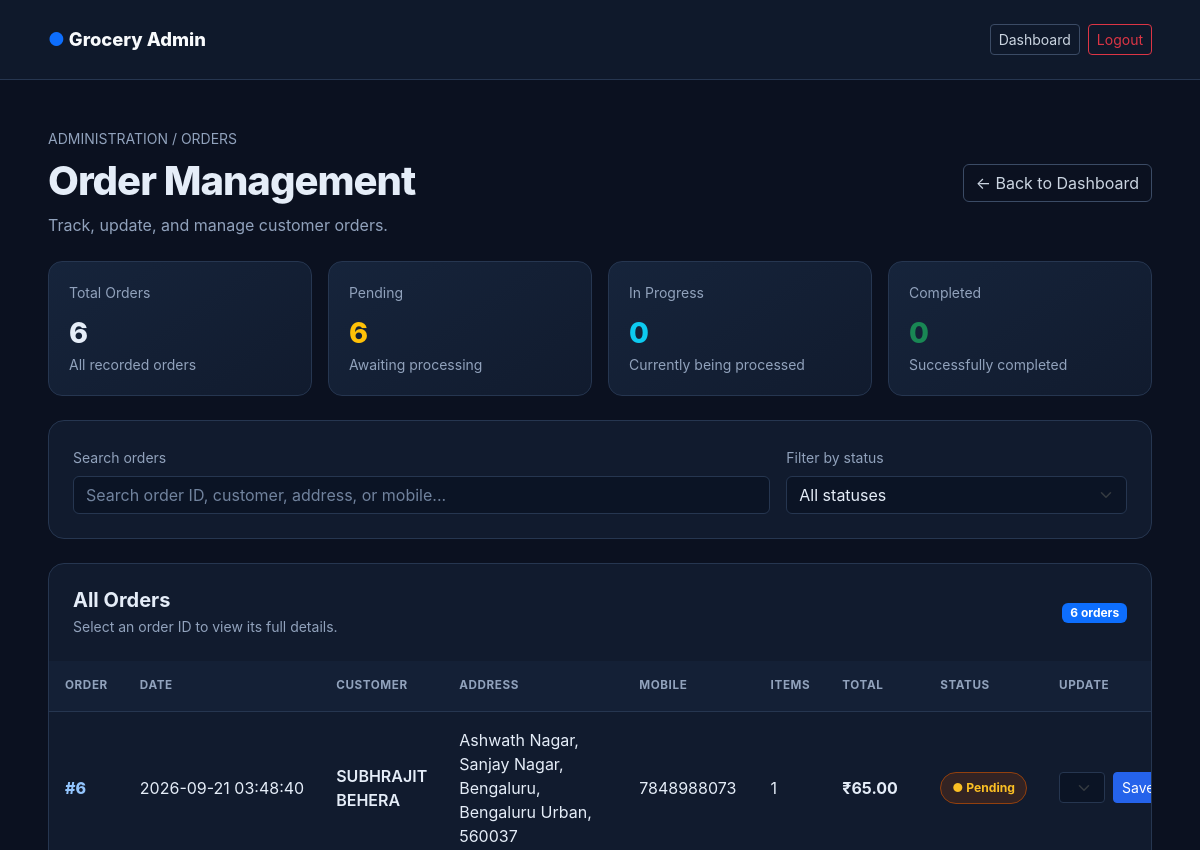
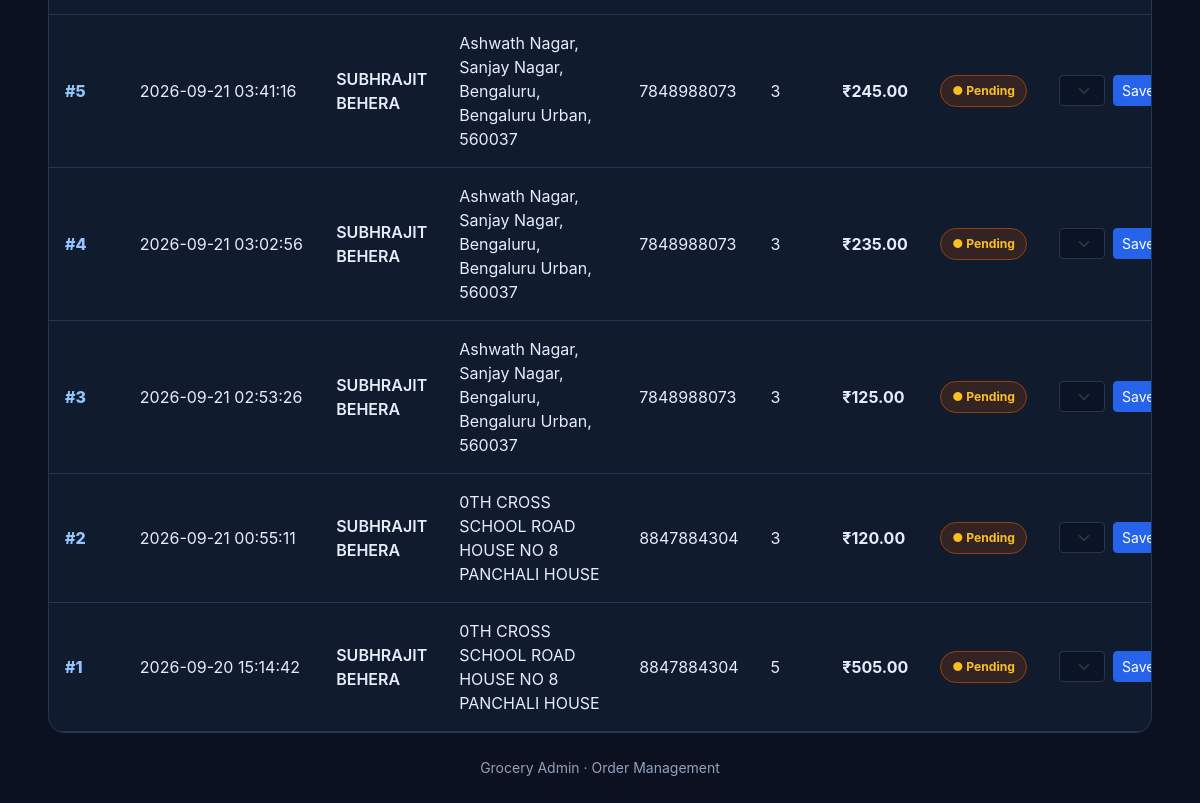
The page /admin/orders (signed in) on the database as committed earlier (2 pictures, top to bottom).
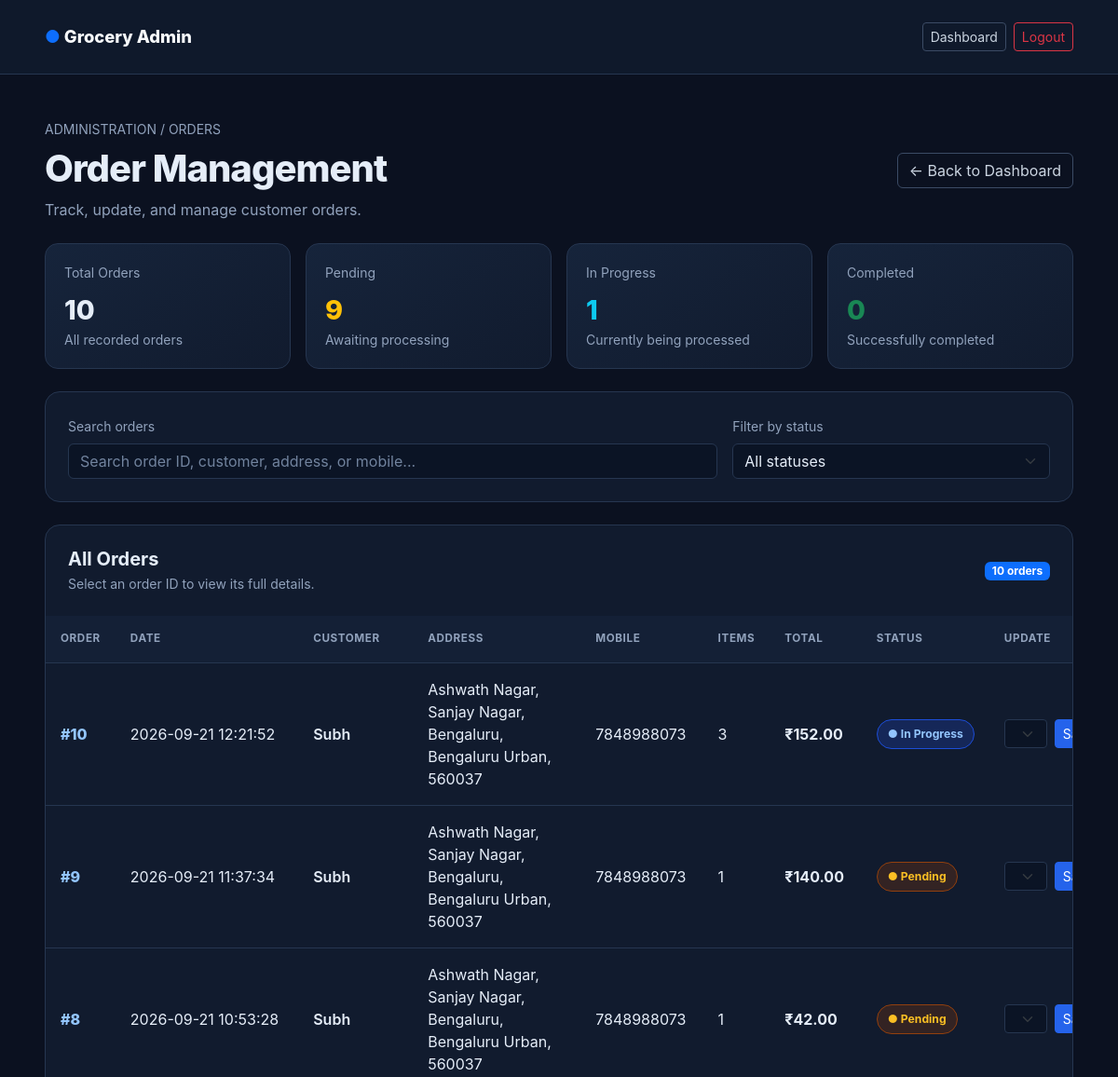
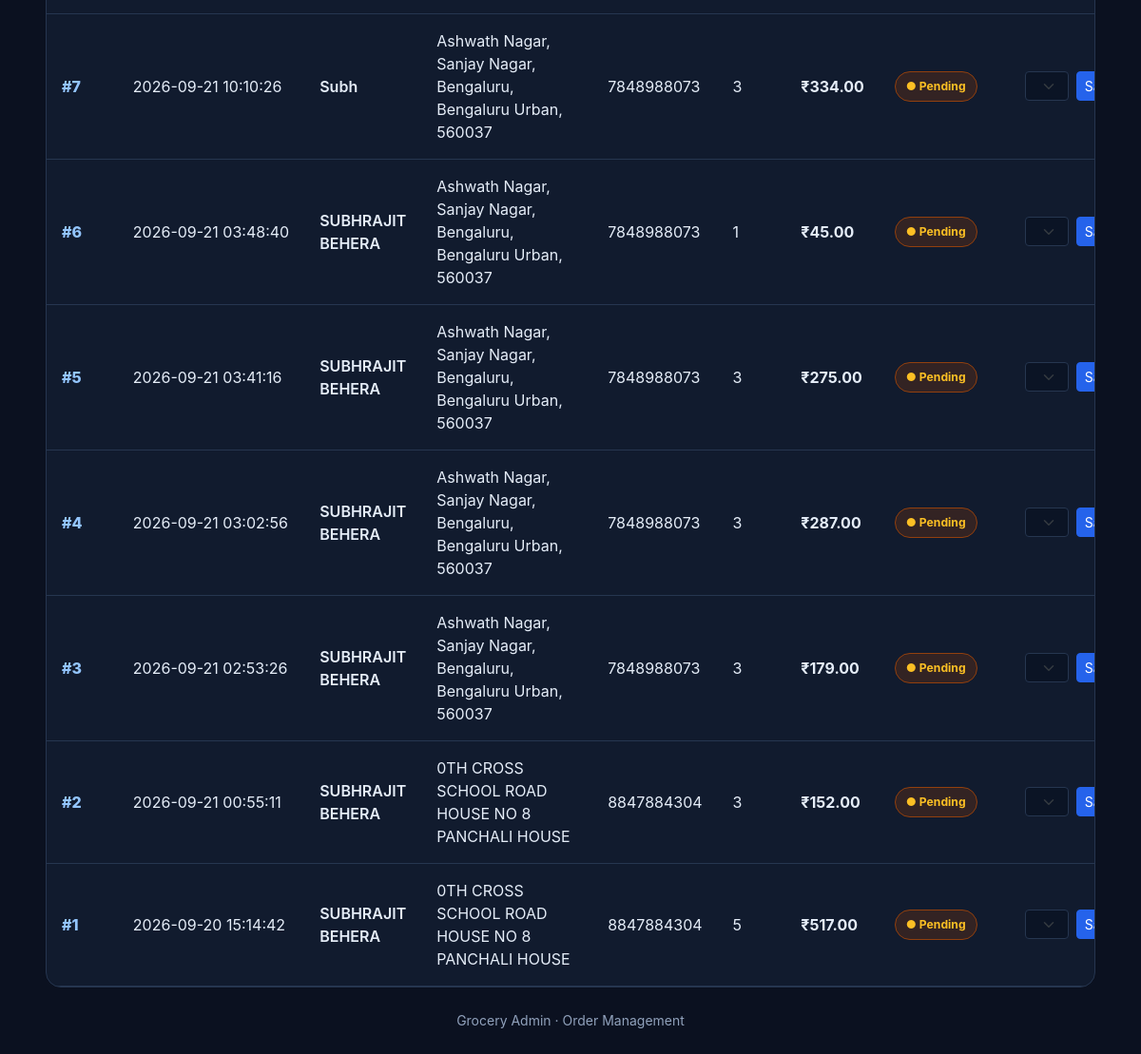
The same page on the database as committed later (2 pictures, top to bottom).
### tables this page shows
CREATE TABLE orders (
                    id INTEGER PRIMARY KEY AUTOINCREMENT,
                    customer_name TEXT NOT NULL,
                    customer_address TEXT NOT NULL,
                    mobile TEXT NOT NULL,
                    date TEXT NOT NULL,
                    status TEXT DEFAULT 'Pending');

### app.py (the view)
@app.route("/admin/orders")
@admin_required
def admin_orders():
    conn = get_db_connection()
    c = conn.cursor()
    c.execute("""
        SELECT
            orders.id,
            orders.date,
            orders.customer_name,
            orders.customer_address,
            orders.mobile,
            COALESCE(orders.status, 'Pending'),
            COUNT(order_items.id) AS item_count,
            COALESCE(
                SUM(order_items.quantity * items.price),
                0
            ) AS total
        FROM orders
        LEFT JOIN order_items
            ON orders.id = order_items.order_id
        LEFT JOIN items
            ON order_items.item_id = items.id
        GROUP BY orders.id
        ORDER BY orders.date DESC, orders.id DESC
    """)
    orders = c.fetchall()
    conn.close()
    return render_template(
        "orders.html",
        orders=orders,
        valid_statuses=VALID_ORDER_STATUSES
    )

### app.py (called while the page is built)
def get_db_connection():
    conn = sqlite3.connect(DB_NAME)
    return conn

def admin_required(func):
    @wraps(func)
    def wrapper(*args, **kwargs):
        if not session.get("admin_logged_in"):
            return redirect(url_for("login"))
        return func(*args, **kwargs)
    return wrapper

### templates/orders.html (shortened to what this page needs)
<!DOCTYPE html>
<html lang="en">
<head>
    <link href="https://cdn.jsdelivr.net/npm/bootstrap@5.3.3/dist/css/bootstrap.min.css"
          rel="stylesheet">
</head>
<body>
<nav class="navbar">
    <div class="container-fluid px-3 px-lg-5 py-3">
        <div class="d-flex justify-content-between align-items-center w-100 gap-2">
            <a class="brand" href="{{ url_for('admin') }}">
                <span class="text-primary">●</span> Grocery Admin
            </a>
            <div class="d-flex gap-2">
                <a href="{{ url_for('admin') }}"
                   class="btn btn-sm btn-outline-light">
                    Dashboard
                </a>
                <a href="{{ url_for('logout') }}"
                   class="btn btn-sm btn-outline-danger">
                    Logout
                </a>
            </div>
        </div>
    </div>
</nav>
<main class="container-fluid px-3 px-lg-5 py-4 py-lg-5">
    <div class="d-flex flex-wrap justify-content-between align-items-center gap-3 mb-4">
        <div>
            <div class="muted small mb-2">ADMINISTRATION / ORDERS</div>
            <h1 class="page-title mb-2">Order Management</h1>
            <p class="muted mb-0">
                Track, update, and manage customer orders.
            </p>
        </div>
        <a href="{{ url_for('admin') }}" class="btn btn-outline-light">
            ← Back to Dashboard
        </a>
    </div>
    {% set stats = namespace(pending=0, progress=0, completed=0) %}
    {% for order in orders %}
        {% if order[5] == 'Pending' %}
            {% set stats.pending = stats.pending + 1 %}
        {% elif order[5] == 'In Progress' %}
            {% set stats.progress = stats.progress + 1 %}
        {% elif order[5] == 'Completed' %}
            {% set stats.completed = stats.completed + 1 %}
        {% endif %}
    {% endfor %}
    <div class="row g-3 mb-4">
        <div class="col-6 col-xl-3">
            <div class="stat-card">
                <div class="muted small mb-2">Total Orders</div>
                <div class="stat-number">{{ orders | length }}</div>
                <div class="muted small">All recorded orders</div>
            </div>
        </div>
        <div class="col-6 col-xl-3">
            <div class="stat-card">
                <div class="muted small mb-2">Pending</div>
                <div class="stat-number text-warning">{{ stats.pending }}</div>
                <div class="muted small">Awaiting processing</div>
            </div>
        </div>
        <div class="col-6 col-xl-3">
            <div class="stat-card">
                <div class="muted small mb-2">In Progress</div>
                <div class="stat-number text-info">{{ stats.progress }}</div>
                <div class="muted small">Currently being processed</div>
            </div>
        </div>
        <div class="col-6 col-xl-3">
            <div class="stat-card">
                <div class="muted small mb-2">Completed</div>
                <div class="stat-number text-success">{{ stats.completed }}</div>
                <div class="muted small">Successfully completed</div>
            </div>
        </div>
    </div>
    <section class="panel p-3 p-lg-4 mb-4">
        <div class="row g-3">
            <div class="col-md-8">
                <label for="orderSearch" class="form-label muted small">
                    Search orders
                </label>
                <input type="search"
                       id="orderSearch"
                       class="form-control"
                       placeholder="Search order ID, customer, address, or mobile...">
            </div>
            <div class="col-md-4">
                <label for="statusFilter" class="form-label muted small">
                    Filter by status
                </label>
                <select id="statusFilter" class="form-select">
                    <option value="">All statuses</option>
                </select>
            </div>
        </div>
    </section>
    <section class="panel overflow-hidden">
        <div class="d-flex flex-wrap justify-content-between align-items-center p-3 p-lg-4 gap-2">
            <div>
                <h5 class="mb-1 fw-bold">All Orders</h5>
                <div class="muted small">
                    Select an order ID to view its full details.
                </div>
            </div>
            <span class="badge text-bg-primary">
                {{ orders | length }} orders
            </span>
        </div>
        {% if orders %}
        <div class="table-responsive d-none d-md-block">
            <table class="table align-middle" id="ordersTable">
                <thead>
                    <tr>
                        <th>Order</th>
                        <th>Date</th>
                        <th>Customer</th>
                        <th>Address</th>
                        <th>Mobile</th>
                        <th>Items</th>
                        <th>Total</th>
                        <th>Status</th>
                        <th>Update</th>
                    </tr>
                </thead>
                <tbody>
                {% for order in orders %}
                    <tr class="order-row"
                        data-search="{{ (order[0] ~ ' ' ~ order[2] ~ ' ' ~ order[3] ~ ' ' ~ (order[4] or '')) | lower }}"
                        data-status="{{ order[5] }}">
                        <td>
                            <a class="order-link"
                               href="{{ url_for('order_details', order_id=order[0]) }}">
                                #{{ order[0] }}
                            </a>
                        </td>
                        <td class="text-nowrap">{{ order[1] }}</td>
                        <td class="fw-semibold">{{ order[2] }}</td>
                        <td style="min-width: 180px;">
                            {{ order[3] }}
                        </td>
                        <td>{{ order[4] or '—' }}</td>
                        <td>{{ order[6] }}</td>
                        <td class="text-nowrap fw-bold">
                            ₹{{ '%.2f' | format(order[7] or 0) }}
                        </td>
                        <td>
                            {% if order[5] == 'Completed' %}
                                <span class="status status-completed">
                                    ● Completed
                                </span>
                            {% elif order[5] == 'In Progress' %}
                                <span class="status status-progress">
                                    ● In Progress
                                </span>
                            {% else %}
                                <span class="status status-pending">
                                    ● Pending
                                </span>
                            {% endif %}
                        </td>
                        <td>
                            <form method="POST"
                                  action="{{ url_for('update_order_status', order_id=order[0]) }}"
                                  class="d-flex gap-2">
                                <select name="status"
                                        class="form-select form-select-sm"
                                        aria-label="Update status for order {{ order[0] }}"
                                        required>
                                    {% for status in valid_statuses %}
                                        <option value="{{ status }}"
                                            {% if order[5] == status %}selected{% endif %}>
                                            {{ status }}
                                        </option>
                                    {% endfor %}
                                </select>
                                <button type="submit"
                                        class="btn btn-sm btn-primary">
                                    Save
                                </button>
                            </form>
                        </td>
                    </tr>
                {% endfor %}
                </tbody>
            </table>
        </div>
        {% else %}
        <div class="empty-state">
            <div class="fs-1 mb-3">📦</div>
            <h4 class="text-light">No orders yet</h4>
            <p class="mb-0">New customer orders will appear here.</p>
        </div>
        {% endif %}
    </section>
    <div class="text-center muted small mt-4">
        Grocery Admin · Order Management
    </div>
</main>
</body>
</html>

### templates/orders.html (style rules this page uses)
:root { --bg: #0b1120; --panel: #111b2e; --panel2: #162238; --border: #263650; --text: #e5edf8; --muted: #91a2bc; --accent: #60a5fa; }
* { box-sizing: border-box; }
body { margin: 0; min-height: 100vh; background: var(--bg); color: var(--text); font-family: Inter, system-ui, -apple-system, sans-serif; }
.navbar { background: #0f192b; border-bottom: 1px solid var(--border); }
.brand { font-size: 1.15rem; font-weight: 800; color: #f8fafc; text-decoration: none; }
.page-title { font-weight: 800; letter-spacing: -1px; }
.muted { color: var(--muted); }
.panel { background: var(--panel); border: 1px solid var(--border); border-radius: 16px; }
.stat-card { background: linear-gradient(145deg, #16243b, #111b2e); border: 1px solid var(--border); border-radius: 14px; padding: 20px; height: 100%; }
.stat-number { font-size: 1.8rem; font-weight: 800; }
.form-control, .form-select { background-color: #0b1425; color: var(--text); border: 1px solid var(--border); }
.form-control::placeholder { color: #71839e; }
.form-select option { background: #111b2e; color: white; }
.table { --bs-table-bg: transparent; --bs-table-color: var(--text); --bs-table-border-color: var(--border); margin-bottom: 0; }
.table thead th { color: var(--muted); font-size: .73rem; text-transform: uppercase; letter-spacing: .6px; font-weight: 700; padding: 16px; white-space: nowrap; background: #142036; }
.table tbody td { padding: 16px; vertical-align: middle; }
.order-link { color: #93c5fd; font-weight: 800; text-decoration: none; }
.status { display: inline-block; border-radius: 30px; padding: 6px 11px; font-size: .76rem; font-weight: 700; white-space: nowrap; }
.status-pending { background: #78350f55; color: #fbbf24; border: 1px solid #92400e; }
.status-progress { background: #1e40af55; color: #93c5fd; border: 1px solid #1d4ed8; }
.btn-primary { background: #2563eb; border-color: #2563eb; }
.btn-outline-light { border-color: #3b4b65; color: #cbd5e1; }

Rows that differ between the two databases and show on the page:
added orders: id "10", date "2026-09-21 12:21:52", customer_name "Subh", customer_address "Ashwath Nagar, Sanjay Nagar, Bengaluru, Bengaluru Urban, 560037", mobile "7848988073", order "3", order "152.00", shows "● In Progress", status "In Progress"
added orders: id "9", date "2026-09-21 11:37:34", customer_name "Subh", customer_address "Ashwath Nagar, Sanjay Nagar, Bengaluru, Bengaluru Urban, 560037", mobile "7848988073", order "1", order "140.00", shows "● Pending", status "Pending"
added orders: id "8", date "2026-09-21 10:53:28", customer_name "Subh", customer_address "Ashwath Nagar, Sanjay Nagar, Bengaluru, Bengaluru Urban, 560037", mobile "7848988073", order "1", order "42.00", shows "● Pending", status "Pending"
added orders: id "7", date "2026-09-21 10:10:26", customer_name "Subh", customer_address "Ashwath Nagar, Sanjay Nagar, Bengaluru, Bengaluru Urban, 560037", mobile "7848988073", order "3", order "334.00", shows "● Pending", status "Pending"
computed for orders id 6: order "65.00" → "45.00"
computed for orders id 5: order "245.00" → "275.00"
computed for orders id 4: order "235.00" → "287.00"
computed for orders id 3: order "125.00" → "179.00"
computed for orders id 2: order "120.00" → "152.00"
computed for orders id 1: order "505.00" → "517.00"
Other text that changed with them:
{{ orders | length }}: "6" → "10"
{{ stats.pending }}: "6" → "9"
{{ stats.progress }}: "0" → "1"
